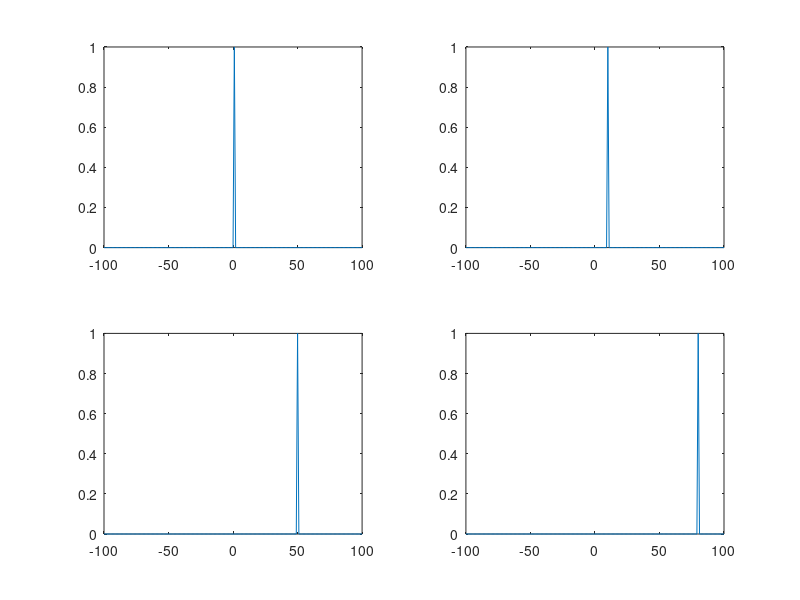

The MATLAB script that drew this image:
clear
clc

N = 100;
i = -N:1:N;
im = i==0;

im1 = i==1;
subplot(2, 2, 1);
plot(i, im1);

im2 = i==10;
subplot(2, 2, 2);
plot(i, im2);

im3 = i==50;
subplot(2, 2, 3);
plot(i, im3);

im4 = i == 80;
subplot(2, 2, 4);
plot(i, im4);
